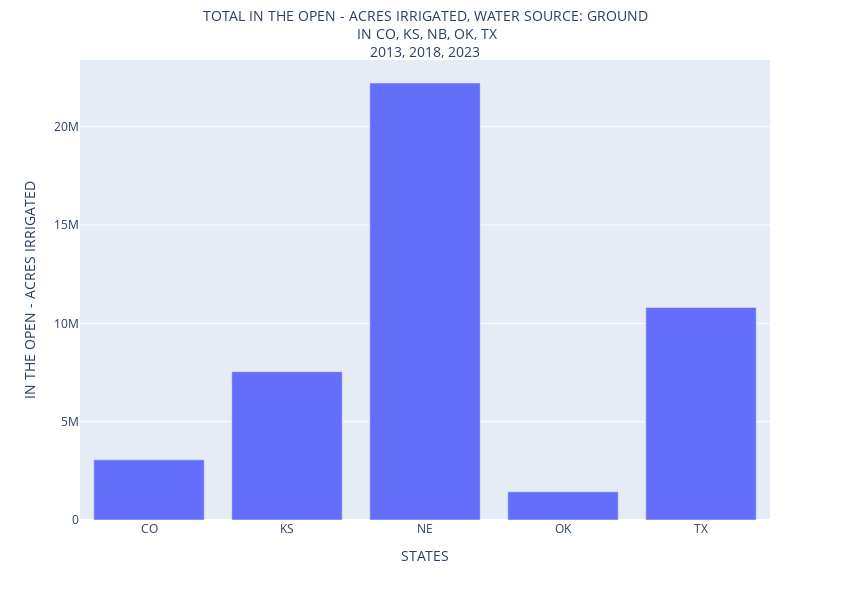

Write notebook code for a chart like this one.
### Code cell
data={'state': test['state_id'], 'value': by_state_vals}
# Create a bar chart
fig = px.bar(data, x='state', y='value', width=850, height=600)

# Customizing the chart
fig.update_layout(
    title={'text': "TOTAL IN THE OPEN - ACRES IRRIGATED, WATER SOURCE: GROUND<br> IN CO, KS, NB, OK, TX<br>2013, 2018, 2023",
           'x':0.5,
           'y':0.965,
           'font': dict(size=14),
           'xanchor':'center'},
    xaxis_title='STATES',
    yaxis_title=test['data_item'][0],
)

# Show the chart
fig.show()

### Figure 1 — Plotly figure (JSON) as saved in the notebook; plotly's stock layout.template omitted (floating-point values rounded to 4 significant figures)
{"data": [{"alignmentgroup": "True", "hovertemplate": "state=%{x}<br>value=%{y}<extra></extra>", "legendgroup": "", "marker": {"color": "#636efa", "pattern": {"shape": ""}}, "name": "", "offsetgroup": "", "orientation": "v", "showlegend": false, "textposition": "auto", "type": "bar", "x": ["CO", "KS", "NE", "OK", "TX"], "xaxis": "x", "y": [3057718, 7541818, 22219897, 1432628, 10806057], "yaxis": "y"}], "layout": {"barmode": "relative", "height": 600, "legend": {"tracegroupgap": 0}, "margin": {"t": 60}, "title": {"font": {"size": 14}, "text": "TOTAL IN THE OPEN - ACRES IRRIGATED, WATER SOURCE: GROUND<br> IN CO, KS, NB, OK, TX<br>2013, 2018, 2023", "x": 0.5, "xanchor": "center", "y": 0.965}, "width": 850, "xaxis": {"anchor": "y", "autorange": true, "domain": [0, 1], "range": [-0.5, 4.5], "title": {"text": "STATES"}, "type": "category"}, "yaxis": {"anchor": "x", "autorange": true, "domain": [0, 1], "range": [0, 23390000.0], "title": {"text": "IN THE OPEN - ACRES IRRIGATED"}, "type": "linear"}}}
